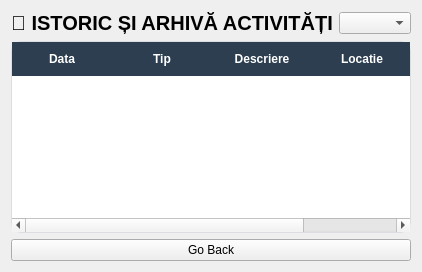
      <widget class="QWidget" name="page_7">
       <property name="styleSheet">
        <string notr="true">/* Stil tabel Istoric */
QTableWidget#tableIstoric {
    background-color: #ffffff;
    border: 1px solid #dcdde1;
    border-radius: 10px;
    gridline-color: #f1f2f6;
    alternate-background-color: #f8f9fa; /* Rânduri gri deschis alternante */
}

/* Antetul tabelului */
QHeaderView::section {
    background-color: #2c3e50; /* Bleumarin închis */
    color: white;
    padding: 8px;
    font-weight: bold;
    border: none;
}

/* Stil pentru celulele selectate */
QTableWidget::item:selected {
    background-color: #3498db;
    color: white;
}</string>
       </property>
       <layout class="QVBoxLayout" name="verticalLayout_21">
        <item>
         <layout class="QHBoxLayout" name="horizontalLayout_13">
          <item>
           <widget class="QLabel" name="label_33">
            <property name="font">
             <font>
              <family>Segoe UI</family>
              <pointsize>15</pointsize>
              <bold>true</bold>
             </font>
            </property>
            <property name="text">
             <string>📄 ISTORIC ȘI ARHIVĂ ACTIVITĂȚI</string>
            </property>
           </widget>
          </item>
          <item>
           <widget class="QComboBox" name="comboFiltruIstoric"/>
          </item>
         </layout>
        </item>
        <item>
         <widget class="QTableWidget" name="tableIstoric">
          <attribute name="horizontalHeaderStretchLastSection">
           <bool>true</bool>
          </attribute>
          <column>
           <property name="text">
            <string>Data</string>
           </property>
          </column>
          <column>
           <property name="text">
            <string>Tip</string>
           </property>
          </column>
          <column>
           <property name="text">
            <string>Descriere</string>
           </property>
          </column>
          <column>
           <property name="text">
            <string>Locatie</string>
           </property>
          </column>
         </widget>
        </item>
        <item>
         <widget class="QPushButton" name="btnBackToDash_4">
          <property name="text">
           <string>Go Back</string>
          </property>
         </widget>
        </item>
       </layout>
      </widget>
